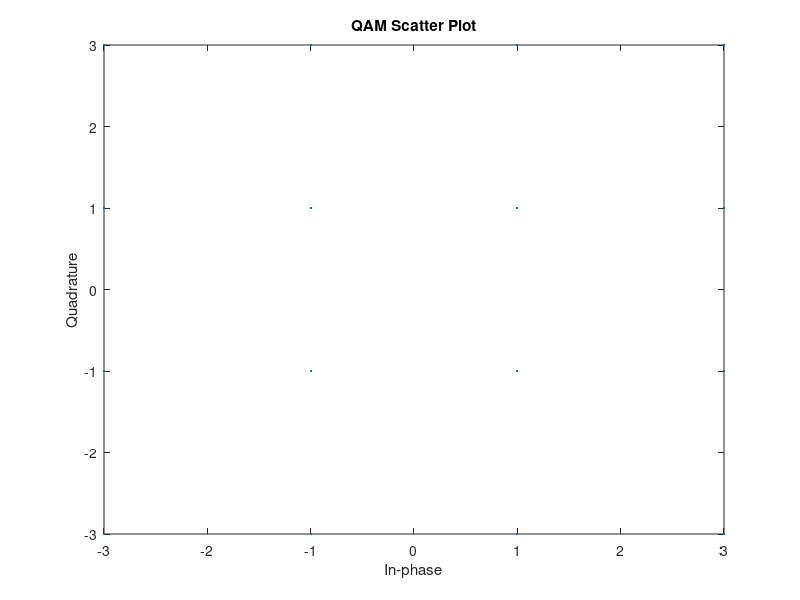
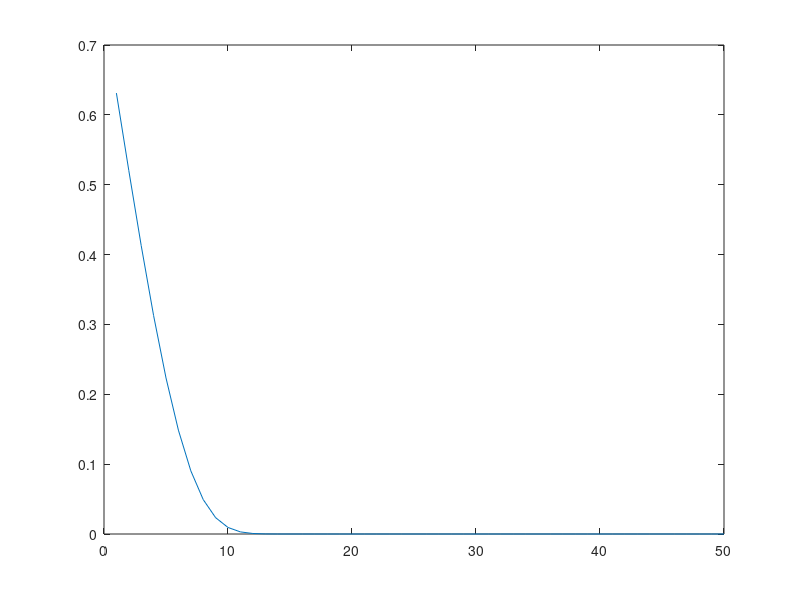

MATLAB code for these plots, in order: (Note: this script raises an error after producing the figures.)
M = 16;
num_symbol = 1000
data = randi([0 M-1], num_symbol,1);

txSig = qammod (data, M);
scatterplot(txSig)
title('QAM Scatter Plot')
 

rxSig = awgn(txSig,20);
scatterplot(rxSig)
title('Noisy QAM Scatter Plot')

snr = []
BER_sim = []
ber_theoretical = []
for i = 1:1:50
	snr(i) = i
	EbNo = 10^(i/10);
	rxSig = awgn(txSig, EbNo);
	BER_sim(i) = (biterr(int16(abs(txSig)), int16(abs(rxSig))))/num_symbol;
	ber_theoretical(i) = 2*erfc(sqrt(0.4*EbNo))
end
 
plot(snr, BER_sim)
plot(snr, ber_theoretical)
legend('BER_sim ', ber_theoretical ')




